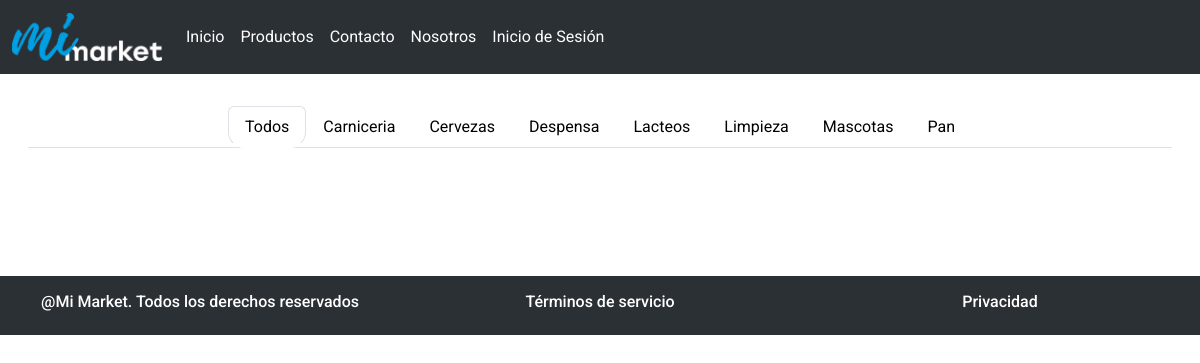
/productos, run on an earlier commit of the app's database.
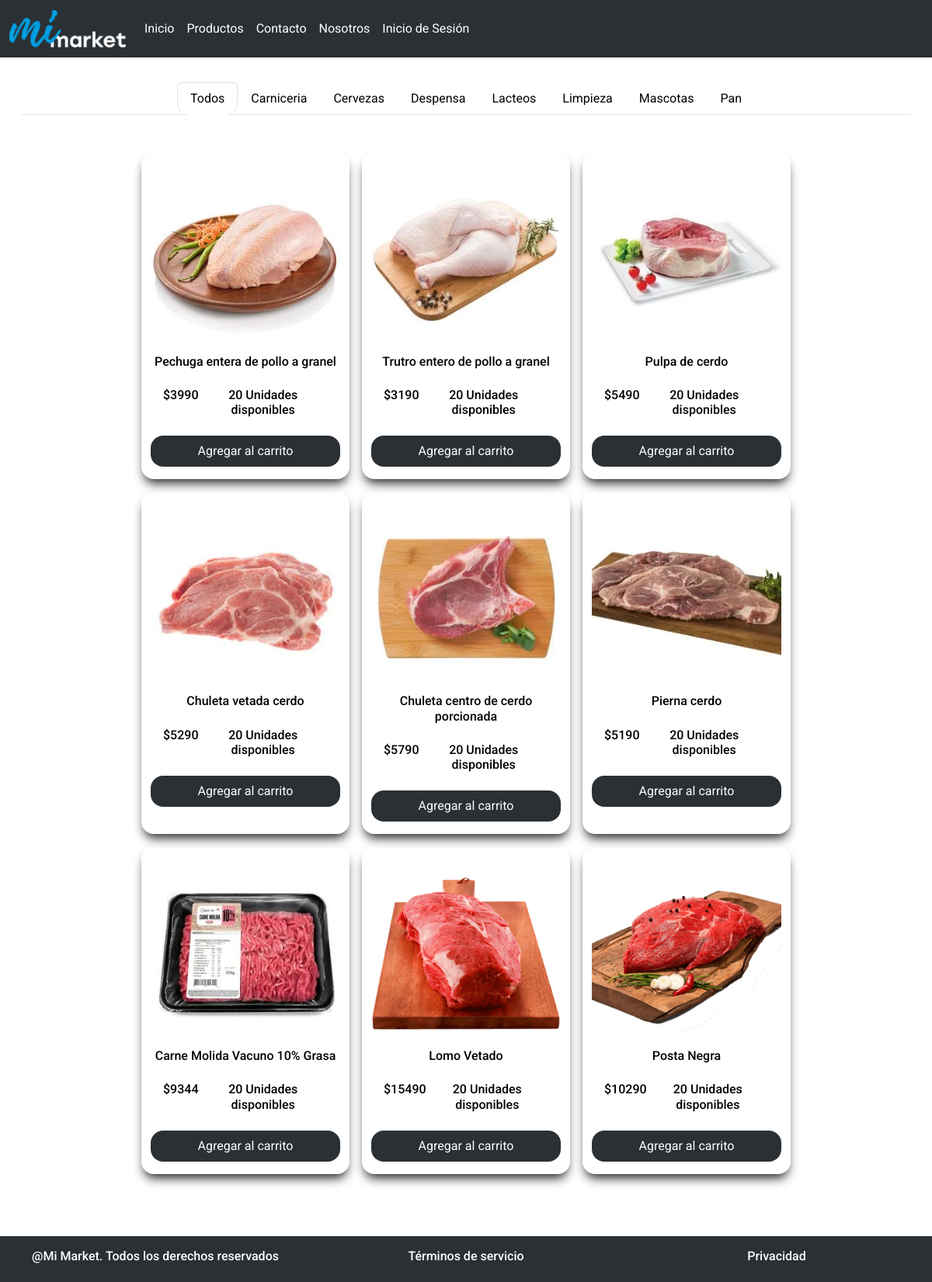
And on a later commit of the database.
### core/models.py (models this page shows, shortened)
class Producto(models.Model):
    codigo = models.CharField(max_length=6,primary_key=True)
    detalle = models.CharField(max_length=200)
    precio = models.IntegerField()
    stock = models.IntegerField()
    imagen = models.CharField(max_length=2555)
    id_categoria = models.ForeignKey(Categoria,on_delete=models.CASCADE)

### core/views.py (the view)
# urls.py: path('productos',productos,name='productos'),
def productos(request):
    productos = Producto.objects.all()
    categorias = Categoria.objects.all()
    return render(request,'productos.html',{"productos":productos,"categorias":categorias,"carrito":request.session.get("carrito",[])})

### core/templates/productos.html (shortened to what this page needs)
{% extends "base.html" %}
{% load static %}
{% block estilos %}
<link rel="stylesheet" href="{% static 'css/productos.css' %}">
{% endblock estilos %}
{% block contenido %}
<main class="container-fluid">
    <header>
        <ul class="nav nav-tabs" id="myTab" role="tablist">
            <li class="nav-item" role="presentation">
                <button class="nav-link active" data-bs-toggle="tab" data-bs-target="#todos-tab-pane" type="button"
                    role="tab" aria-controls="todos-tab-pane" aria-selected="true">Todos</button>
            </li>
            <li class="nav-item" role="presentation">
                <button class="nav-link" data-bs-toggle="tab" data-bs-target="#carniceria-tab-pane" type="button"
                    role="tab" aria-controls="carniceria-tab-pane" aria-selected="false">Carniceria</button>
            </li>
            <li class="nav-item" role="presentation">
                <button class="nav-link" data-bs-toggle="tab" data-bs-target="#cerveza-tab-pane" type="button"
                    role="tab" aria-controls="cerveza-tab-pane" aria-selected="false">Cervezas</button>
            </li>
            <li class="nav-item" role="presentation">
                <button class="nav-link" data-bs-toggle="tab" data-bs-target="#despensa-tab-pane" type="button"
                    role="tab" aria-controls="despensa-tab-pane" aria-selected="false">Despensa</button>
            </li>
            <li class="nav-item" role="presentation">
                <button class="nav-link" data-bs-toggle="tab" data-bs-target="#lacteo-tab-pane" type="button" role="tab"
                    aria-controls="lacteo-tab-pane" aria-selected="false">Lacteos</button>
            </li>
            <li class="nav-item" role="presentation">
                <button class="nav-link" data-bs-toggle="tab" data-bs-target="#limpieza-tab-pane" type="button"
                    role="tab" aria-controls="limpieza-tab-pane" aria-selected="false">Limpieza</button>
            </li>
            <li class="nav-item" role="presentation">
                <button class="nav-link" data-bs-toggle="tab" data-bs-target="#pet-tab-pane" type="button" role="tab"
                    aria-controls="pet-tab-pane" aria-selected="false">Mascotas</button>
            </li>
            <li class="nav-item" role="presentation">
                <button class="nav-link" data-bs-toggle="tab" data-bs-target="#pan-tab-pane" type="button" role="tab"
                    aria-controls="pan-tab-pane" aria-selected="false">Pan</button>
            </li>
        </ul>
        <div class="tab-content" id="myTabContent">
            <div class="tab-pane fade show active" id="todos-tab-pane" role="tabpanel" aria-labelledby="todos-tab"
                tabindex="0">
                <section class="row">
                    {% for producto in productos %}
                    <div class="col-md-3">
                        <img src="{{producto.imagen}}" class="img-fluid" alt="productos">
                        <h6>{{producto.detalle}}</h6>
                        <div class="valor-stock">
                            <h6>${{producto.precio}}</h6>
                            <h6>{{producto.stock}} Unidades disponibles</h6>
                        </div>
                        <a data-bs-target="" data-bs-toggle="" class="btn-primary" href="{% url 'addtocar' producto.codigo %}">Agregar al carrito</a>
                    </div>
                    {% endfor %}
                </section>
            </div>
        </div>
    </header>
</main>
{% endblock contenido %}

### core/templates/base.html (shortened to what this page needs)
{% load static %}
<!DOCTYPE html>
<html lang="es">
<head>
  <link href="https://cdn.jsdelivr.net/npm/bootstrap@5.3.3/dist/css/bootstrap.min.css" rel="stylesheet"
>
  <link rel="stylesheet" href="https://cdn.jsdelivr.net/npm/bootstrap-icons@1.11.3/font/bootstrap-icons.min.css">
  <link rel="stylesheet" href="{% static 'css/base.css' %}">
  {% block estilos %}
  {% endblock %}
</head>
<body>
  <header>
    <nav class="navbar navbar-expand-lg bg-body-tertiary" data-bs-theme="dark">
      <div class="container-fluid">
        <a class="navbar-brand" href="{% url 'home' %}"><img src="{% static 'imgs/iconos/logo_blanco.webp' %}" alt="logo"
            width="150"></a>
        <div class="collapse navbar-collapse" id="navbarNav">
          <ul class="navbar-nav">
            <li class="nav-item">
              <a class="nav-link active" aria-current="page" href="{% url 'home' %}">Inicio</a>
            </li>
            <li class="nav-item">
              <a class="nav-link active" href="{% url 'productos' %}">Productos</a>
            </li>
            <li class="nav-item">
              <a class="nav-link active" href="#">Contacto</a>
            </li>
            <li class="nav-item">
              <a class="nav-link active" href="#nosotros">Nosotros</a>
            </li>
            {% if user.is_authenticated%}
            <li class="nav-item">
              <a class="nav-link active" aria-current="page" href="">{{user.username}}</a>
            </li>
            <li class="nav-item">
              <a class="nav-link active" aria-current="page" href="{% url 'carrito' %}" id="nro-carrito"><i class="bi bi-cart"></i>{{carrito|length}}</a>
            </li>
            <form class="nav-item" action="{% url 'logout' %}" method="post" >
              {% csrf_token %}
              <button type="submit" id="cerrar">Cerrar sesión</button>
            </form>
            {% else %}
            <li class="nav-item">
              <a class="nav-link active" aria-current="page" href="{% url 'login' %}">Inicio de Sesión</a>
            </li>
            {% endif %}
          </ul>
        </div>
      </div>
    </nav>
  </header>
  {% block contenido %}
  {% endblock %}
  <footer class="container-fluid">
    <section class="row">
      <article class="col">
        <h6>@Mi Market. Todos los derechos reservados</h6>
      </article>
      <article class="col">
        <h6><a aria-current="page" href="{% url 'terminos' %}">Términos de servicio</a></h6>
      </article>
      <article class="col">
        <h6><a aria-current="page" href="{% url 'privacidad' %}">Privacidad</a></h6>
      </article>
    </section>
  </footer>
</body>
</html>

### core/static/css/base.css (style rules this page uses)
li,a,h6,#cerrar { font-family: "Roboto", sans-serif; text-decoration: none; color: white; text-align: center; }
footer, nav { background-color: #2B3035; padding: 2vh; }

### core/static/css/productos.css (style rules this page uses)
div > h6 { font-family: "Roboto", sans-serif; text-decoration: none; color: black; text-align: center; }
ul > li > button { color: black !important; }
main, main > header, .tab-content,.tab-pane, div > section, section > div, .valor-stock { padding: 2vh; }
header > ul { display: flex; justify-content: center; }
div > section { display: flex; justify-content: center; gap: 2vh; }
section > div { border-radius: 2vh; box-shadow: 0px 9px 14px -4px; display: flex; flex-direction: column; }
.valor-stock { display: flex; justify-content: space-between; }
button { border-radius: 2vh; padding: 1vh; font-family: "Roboto", sans-serif; outline: none; border: 1px lightgrey solid; }
.col-md-3 > a { background-color: #2B3035; padding: 1vh; border-radius: 2vh; }

What changed in the data, as far as the page shows it:
added Producto: imagen (picture), detalle "Pechuga entera de pollo a granel", precio "3990", stock "20"
added Producto: imagen (picture), detalle "Trutro entero de pollo a granel", precio "3190", stock "20"
added Producto: imagen (picture), detalle "Pulpa de cerdo", precio "5490", stock "20"
added Producto: imagen (picture), detalle "Chuleta vetada cerdo", precio "5290", stock "20"
added Producto: imagen (picture), detalle "Chuleta centro de cerdo porcionada", precio "5790", stock "20"
added Producto: imagen (picture), detalle "Pierna cerdo", precio "5190", stock "20"
added Producto: imagen (picture), detalle "Carne Molida Vacuno 10% Grasa", precio "9344", stock "20"
added Producto: imagen (picture), detalle "Lomo Vetado", precio "15490", stock "20"
added Producto: imagen (picture), detalle "Posta Negra", precio "10290", stock "20"
